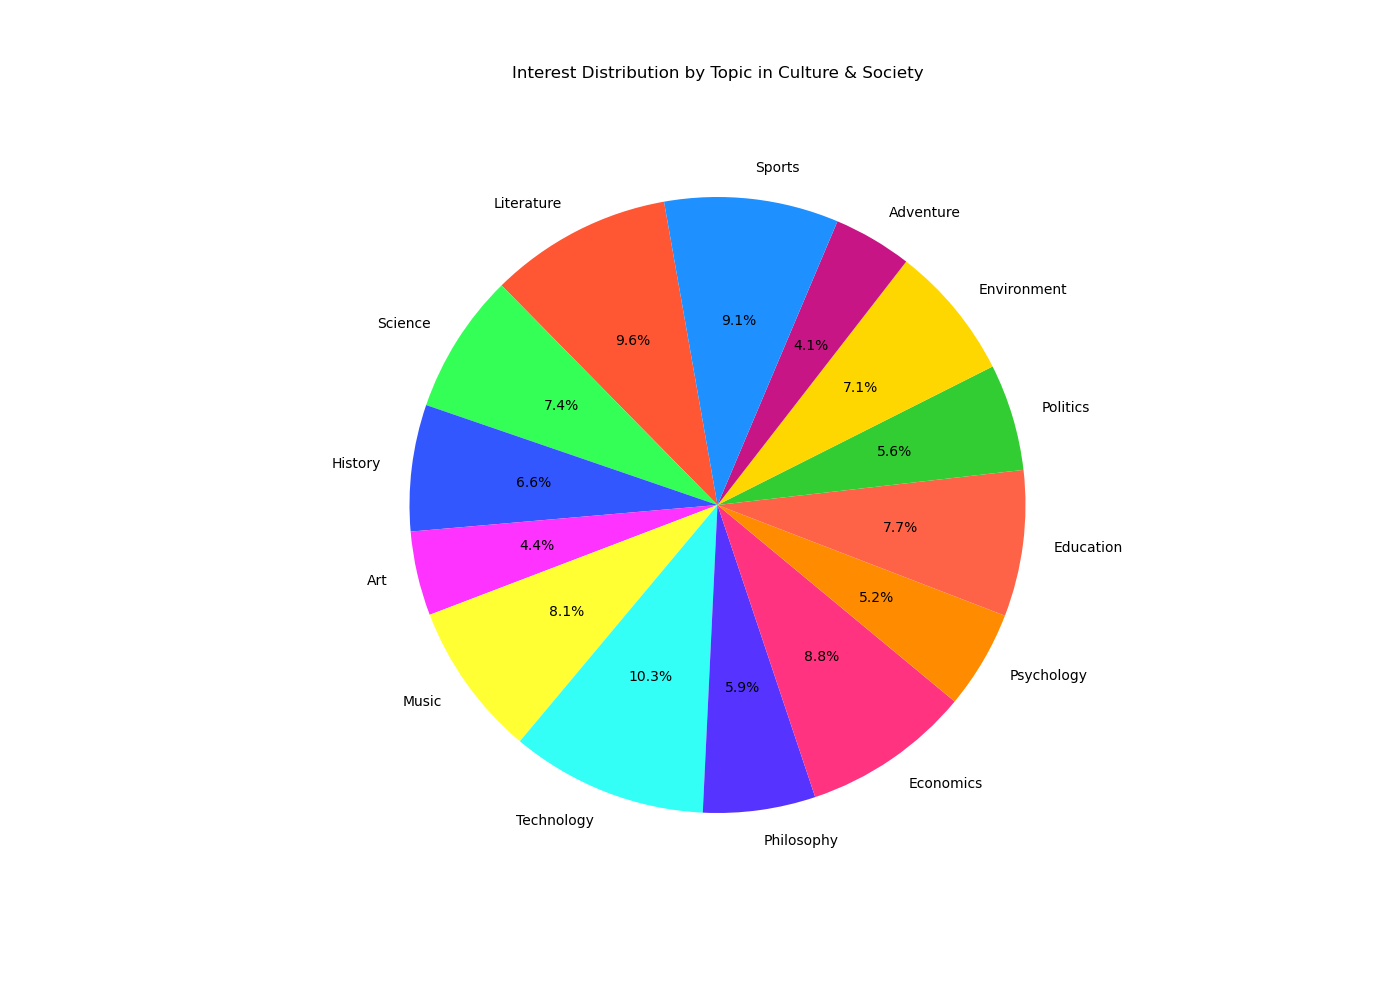

Here is the Python script that generated this plot:

import matplotlib.pyplot as plt

# Data
topics = [
    'Literature', 'Science', 'History', 'Art', 'Music', 
    'Technology', 'Philosophy', 'Economics', 'Psychology', 
    'Education', 'Politics', 'Environment', 'Adventure', 
    'Sports'
]
counts = [65, 50, 45, 30, 55, 70, 40, 60, 35, 52, 38, 48, 28, 62]
colors = [
    '#FF5733', '#33FF57', '#3357FF', '#FF33FF', '#FFFF33', 
    '#33FFF7', '#5733FF', '#FF3380', '#FF8C00', '#FF6347', 
    '#32CD32', '#FFD700', '#C71585', '#1E90FF'
]

# Create a pie chart
plt.figure(figsize=(14, 10))  # Adjusting the size of the pie chart
plt.pie(counts, labels=topics, colors=colors, startangle=100, autopct='%1.1f%%')

# Title of the pie chart
plt.title('Interest Distribution by Topic in Culture & Society', pad=30)

plt.show()
